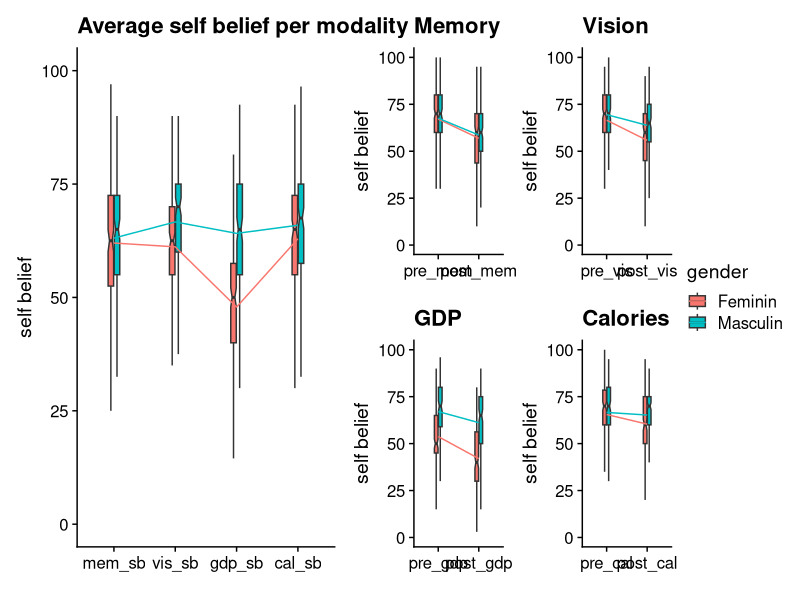

Write the R code that produced this figure.
# test for sb between modalities------------------------------------------------------------------

# clear environment and load core tables ----------------------------------
# clear environment
rm(list = ls())

# megatable 
megatable <- read.csv('../data/megatable.csv')
megatable_long <- read.csv('../data/megatable_long.csv')

# self belief
sb_data <- read.csv('../data/self_belief.csv')
sb_long <- read.csv('../data/self_belief_long.csv')

# remove useless first columns
megatable <- megatable[,-1]
megatable_long <- megatable_long[,-1]
sb_data <- sb_data[,-1]
sb_long <- sb_long[,-1]

# load packages
library(dplyr)
library(tidyr)
library(car)
library(rstatix)
library(stringr)
library(ggplot2)
library(ggpubr)
library(ggsignif)
library(gridExtra)
library(patchwork)
library(cowplot)


# make modality specific long table ---------------------------------------
sb_avg <- sb_long %>%
  filter(str_detect(mod, "mem_|vis_|gdp_|cal_")) 
sb_time <- sb_long %>%
  filter(str_detect(mod, "_mem|_vis|_gdp|_cal"))

# test for normality of data distribution ----------------------------------------------------
# shaprio test the values for each group
# average values
normavg <- sb_avg %>%
  group_by(mod,gender) %>%
  shapiro_test(conf)

# time dependent
normtime <- sb_time %>%
  group_by(mod,gender) %>%
  shapiro_test(conf)

# any significant columns?
sum(normavg$p <= 0.05)
sum(normtime$p <= 0.05)
# both tests have significant groups


# test data for equal variance in standard deviation ---------------------------
# apply levene test to relevant columns
leveneavg <- lapply(sb_data[c(11:14)], leveneTest, group = sb_data$gender)
levenetime <- lapply(sb_data[c(3:10)], leveneTest, group = sb_data$gender)

# see results
leveneavg
levenetime #post_cal is significant


# calculate means ---------------------------------------------------------
avg_mean <- sb_avg %>%
  group_by(gender, mod) %>%
  summarise(mean(conf))
#View(avg_mean)
sb_mean <- sb_time %>%
  group_by(gender, mod) %>%
  summarise(mean(conf))
#View(sb_mean)

avg_sd <- sb_avg %>%
  group_by(gender, mod) %>%
  summarise(sd(conf))
#View(avg_sd)
sb_sd <- sb_time %>%
  group_by(gender, mod) %>%
  summarise(sd(conf))
#View(sb_sd)

# run anovas ---------------------------------------------------------------
# assumption of sphericity is automatically tested

# test avg self belief
avg.aov <- anova_test(data = sb_avg, dv = conf, wid = subj, between = gender, within = mod)
get_anova_table(avg.aov)
# all effects are significant (***)

# remake tables to be modality specific
sb_mem <- sb_time %>%
  filter(str_detect(mod, "mem"))
sb_vis <- sb_time %>%
  filter(str_detect(mod, "vis"))
sb_gdp <- sb_time %>%
  filter(str_detect(mod, "gdp"))
sb_cal <- sb_time %>%
  filter(str_detect(mod, "cal"))

# run anovas
# mem
mem.aov <- anova_test(data = sb_mem, dv = conf, wid = subj, between = gender, within = mod)
# vis
vis.aov <- anova_test(data = sb_vis, dv = conf, wid = subj, between = gender, within = mod)
# gdp
gdp.aov <- anova_test(data = sb_gdp, dv = conf, wid = subj, between = gender, within = mod)
# cal
cal.aov <- anova_test(data = sb_cal, dv = conf, wid = subj, between = gender, within = mod)

# see results
get_anova_table(mem.aov) #time effect
get_anova_table(vis.aov) #all effects are significant
get_anova_table(gdp.aov) #all effects are significant
get_anova_table(cal.aov) #gender and time effect


# post hoc testing of specific differences --------------------------------

# averages
avg.gen <- sb_avg %>%
  group_by(mod) %>%
  anova_test(dv = conf, wid = subj, between = gender) %>%
  get_anova_table() %>%
  adjust_pvalue(method = "holm")
avg.gen #effect of gender on vis (***) and gdp (***)

avg.time <- sb_avg %>%
  group_by(gender) %>%
  anova_test(dv = conf, wid = subj, within = mod) %>%
  get_anova_table() %>%
  adjust_pvalue(method = "holm")
avg.time #effect of time in women (***) and men (*)

pwcavg <- sb_avg %>%
  group_by(gender) %>%
  pairwise_t_test(conf ~ mod, p.adjust.method = "holm")
pwcavg

# time specific comparisons
# memory
mem.time <- sb_mem %>%
  group_by(gender) %>%
  anova_test(dv = conf, wid = subj, within = mod) %>%
  get_anova_table() %>%
  adjust_pvalue(method = "holm")
mem.time #effect of time in women and men (***)

# vision
vis.gen <- sb_vis %>%
  group_by(mod) %>%
  anova_test(dv = conf, wid = subj, between = gender) %>%
  get_anova_table() %>%
  adjust_pvalue(method = "holm")
vis.gen #effect of gender on post (***)

vis.time <- sb_vis %>%
  group_by(gender) %>%
  anova_test(dv = conf, wid = subj, within = mod) %>%
  get_anova_table() %>%
  adjust_pvalue(method = "holm")
vis.time #effect of time in women and men (***)

# gdp
gdp.gen <- sb_gdp %>%
  group_by(mod) %>%
  anova_test(dv = conf, wid = subj, between = gender) %>%
  get_anova_table() %>%
  adjust_pvalue(method = "holm")
gdp.gen #effect of gender on pre and post (***)

gdp.time <- sb_gdp %>%
  group_by(gender) %>%
  anova_test(dv = conf, wid = subj, within = mod) %>%
  get_anova_table() %>%
  adjust_pvalue(method = "holm")
gdp.time #effect of time in women and men (***)

# calorie
cal.gen <- sb_cal %>%
  group_by(mod) %>%
  anova_test(dv = conf, wid = subj, between = gender) %>%
  get_anova_table() %>%
  adjust_pvalue(method = "holm")
cal.gen #effect of gender on post (*)

cal.time <- sb_cal %>%
  group_by(gender) %>%
  anova_test(dv = conf, wid = subj, within = mod) %>%
  get_anova_table() %>%
  adjust_pvalue(method = "holm")
cal.time #effect of time in women (**)

# duh

# visualize results -------------------------------------------------------

# for the average self belief scores
# make means table
sb_mean <- sb_avg %>%
  group_by(gender, mod) %>%
  summarise(conf = mean(conf)) %>%
  ungroup()

# plot -------------------- MAKE GEOM SIGNIF WORK HERE
avg_plot <- sb_avg %>% 
ggplot(aes(x=mod, y = conf, fill = gender)) +
  geom_boxplot(notch = T, outlier.shape = NA, width = 0.2, show.legend = F) +
  scale_x_discrete(limits = c("mem_sb", "vis_sb", "gdp_sb", "cal_sb"))+
  labs(title="Average self belief per modality", y="self belief") +
  xlab(element_blank()) +
  ylim(0,100) + 
  theme_cowplot() +
  geom_line(data = sb_mean, aes(group = gender, col = gender),  show.legend = F)+
geom_signif(y_position = 95, xmin = c(1.8, 2.8), xmax = c(2.2, 3.2), annotation = c("***", "***"), tip_length = 0.01, textsize = 7, size = 10, col = "black")
  

# interaction per modality plot -------------------------------------------
# make mean tables for lines
mem_mean <- sb_mem %>%
  group_by(gender, mod) %>%
  summarise(conf = mean(conf)) %>%
  ungroup()
vis_mean <- sb_vis %>%
  group_by(gender, mod) %>%
  summarise(conf = mean(conf)) %>%
  ungroup()
gdp_mean <- sb_gdp %>%
  group_by(gender, mod) %>%
  summarise(conf = mean(conf)) %>%
  ungroup()
cal_mean <- sb_cal %>%
  group_by(gender, mod) %>%
  summarise(conf = mean(conf)) %>%
  ungroup()

intmem <- sb_mem %>%
  ggplot(aes(x = mod, y = conf, fill=gender)) +
  geom_boxplot(notch = T, outlier.shape = NA, width = 0.2) +
  scale_x_discrete(limits = c("pre_mem", "post_mem")) +
  labs(title="Memory", y="self belief") +
  xlab(element_blank()) +
  ylim(0,100) + 
  theme_cowplot() +
  geom_line(data = mem_mean, aes(group = gender, col = gender)) 

intvis <- sb_vis %>%
  ggplot(aes(x = mod, y = conf, fill=gender)) +
  geom_boxplot(notch = T, outlier.shape = NA, width = 0.2) +
  scale_x_discrete(limits = c("pre_vis", "post_vis")) +
  labs(title="Vision", y="self belief") +
  xlab(element_blank()) +
  ylim(0,100) + 
  theme_cowplot() +
  geom_line(data = vis_mean, aes(group = gender, col = gender)) 

intgdp <- sb_gdp %>%
  ggplot(aes(x = mod, y = conf, fill=gender)) +
  geom_boxplot(notch = T, outlier.shape = NA, width = 0.2) +
  scale_x_discrete(limits = c("pre_gdp", "post_gdp")) +
  labs(title="GDP", y="self belief") +
  xlab(element_blank()) +
  ylim(0,100) + 
  theme_cowplot() +
  geom_line(data = gdp_mean, aes(group = gender, col = gender)) 

intcal <- sb_cal %>%
  ggplot(aes(x = mod, y = conf, fill=gender)) +
  geom_boxplot(notch = T, outlier.shape = NA, width = 0.2) +
  scale_x_discrete(limits = c("pre_cal", "post_cal")) +
  labs(title="Calories", y="self belief") +
  xlab(element_blank()) +
  ylim(0,100) + 
  theme_cowplot() +
  geom_line(data = cal_mean, aes(group = gender, col = gender)) 

intplots <- intmem + intvis + intgdp + intcal + plot_layout(guides = "collect")


# combine the two plots ---------------------------------------------------
avg_plot + intplots + plot_layout()

